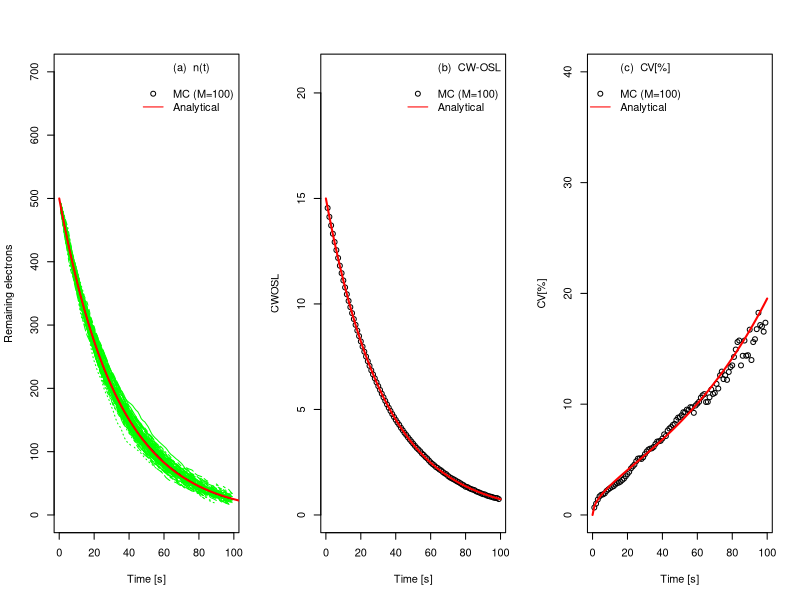

The R script that drew this image:
#  Stochastic CW-OSL process using KMC
rm(list = ls(all=T))
library(matrixStats)
mcruns<-100
n0<-500
mu<-.03
tmax<-100
times<-(1:tmax)
nMatrix<-matrix(NA,nrow=tmax-1,ncol=mcruns)
system.time(
  for (k in 1:mcruns)
  {n<-n0
  allt<-t<-0.5
  for(i in 1:n){
    P<-mu
    t<-t+rexp(1)/(P*n)
    n<-n-1
    allt<- rbind(allt,t)
  }
  depth.class <- cut(allt,times, include.lowest = TRUE)
  singlerun <- tapply(seq(from=n0,to=0,by=-1), depth.class, 
                      mean,na.rm = FALSE)
  singlerun<-as.vector(singlerun)
  nMatrix[,k]<-singlerun 
  })
par(mfrow=c(1,3))
matplot(nMatrix,typ="l",col="green",ylim=c(0,700),
        xlab="Time [s]",ylab="Remaining electrons")
timesMC<-seq(from=1,to=tmax-1,by=1)
avgn<-rowMeans(nMatrix,na.rm=TRUE)
avgCWOSL<-mu*avgn
sd<-rowSds(nMatrix,na.rm=TRUE)
cv<-100*sd/avgn
pch<-c(NA,NA,1,NA)
lty<-c(NA,NA,NA,"solid")
col<-c(NA,NA,"black","red")
lines(timesMC,avgn,ylab="Remaining electrons n(t)",
      xlab="Time [s]")
curve(n0*exp(-P*x),from=0,to=150,add=TRUE,col="red",lwd=2)
legend("topright",bty="n",c("(a)  n(t)"," ","MC (M=100)",
                            "Analytical"),pch=pch,lty=lty,col=col)
plot(timesMC,avgCWOSL,ylab="CWOSL",xlab="Time [s]",ylim=c(0,21))
legend("topright",bty="n",c("(b)  CW-OSL"," ","MC (M=100)",
                            "Analytical"),pch=pch,lty=lty,col=col)
curve(n0*mu*exp(-mu*x),from=0,max(times),add=TRUE,
      col="red",lwd=2)
plot(timesMC,cv,ylab="CV[%]",xlab="Time [s]",ylim=c(0,40))
curve(100*sqrt((exp(mu*x)-1)/n0),0,max(times),add=TRUE,
      col="red",lwd=2)
legend("topleft",bty="n",c("(c)  CV[%]"," ","MC (M=100)",
                           "Analytical"),pch=pch,lty=lty,col=col)